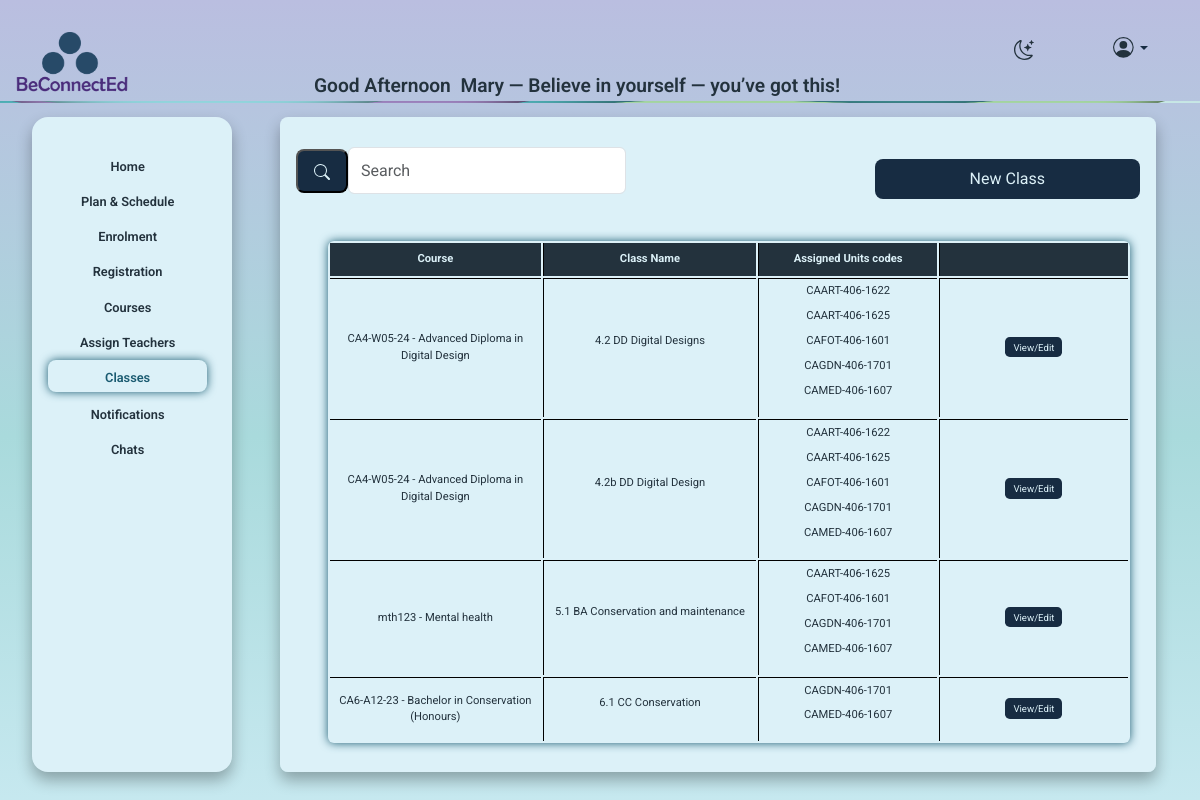
Screenshot of /classes_admin.php (signed in) with the database file from the repository.
### tables this page shows
CREATE TABLE `classes` (
  `class_id` int(11) NOT NULL,
  `class_name` varchar(255) DEFAULT NULL,
  `course_id` int(11) DEFAULT NULL
);

CREATE TABLE `course` (
  `course_id` int(11) NOT NULL,
  `course_name` varchar(255) DEFAULT NULL,
  `course_code` varchar(100) DEFAULT NULL,
  `institute_id` int(11) DEFAULT NULL,
  `is_active` tinyint(1) NOT NULL,
  `MQF_Level` int(50) DEFAULT NULL,
  `credits` int(50) NOT NULL,
  `duration` varchar(50) NOT NULL,
  `course_description` text NOT NULL
);

### includes/functions.php (called while the page is built, shortened)
<?PHP
function getClassesWithUnits($conn){
  $sql = "
    SELECT
      c.class_id,
      c.class_name,
      co.course_name,
      co.course_code,
      GROUP_CONCAT(u.unit_code ORDER BY u.unit_code SEPARATOR ', ') AS unit_codes
    FROM classes c
    LEFT JOIN course co ON co.course_id = c.course_id
    LEFT JOIN course_units cu ON cu.course_id = c.course_id
    LEFT JOIN unit u ON u.unit_id = cu.unit_id
    GROUP BY c.class_id, c.class_name, co.course_name, co.course_code
    ORDER BY c.class_name
  ";
  $stmt = mysqli_stmt_init($conn);
  if(!mysqli_stmt_prepare($stmt, $sql)){
    return false;
  }
  mysqli_stmt_execute($stmt);
  $result = mysqli_stmt_get_result($stmt);
  return $result;
}

### classes_admin.php (the view, shortened to what this page needs)
<?php
include "includes/nav.php";
require_once 'includes/users.php';
?>
<div class="container-fluid">
  <div class="row">
      <div class="col-lg-2 col-md-3 p-0">
          <?php include 'includes/menuadmin.php'; ?>
      </div>
    <div class="col-1"></div>
  <div class="col-lg-9 col-md-8">
      <div class="row">
        <div class="col-12">
            <div class="form_bg">
            <div class="row align-items-center">
                <div class="col-lg-5 col-md-6 col-sm-12">
                    <form class="d-flex">
                        <button class="search_button btn-outline-success my-3" type="submit">
                            <svg xmlns="http://www.w3.org/2000/svg" width="16" height="16" fill="currentColor" class="bi bi-search" viewBox="0 0 16 16">
                                <path d="M11.742 10.344a6.5 6.5 0 1 0-1.397 1.398h-.001q.044.06.098.115l3.85 3.85a1 1 0 0 0 1.415-1.414l-3.85-3.85a1 1 0 0 0-.115-.1zM12 6.5a5.5 5.5 0 1 1-11 0 5.5 5.5 0 0 1 11 0"/>
                            </svg>
                        </button>
                         <input class="form-control me-2" type="search" placeholder="Search" aria-label="Search">
                    </form>
                </div>
                    <div class="col-lg-4 col-md-4 col-sm-12 text-end ">
                    <button type="button" class="btn button" data-bs-toggle="modal" data-bs-target="#addNewClassModal">
                    New Class
                    </button>
                    </div>
<div class="col-lg-12 col-md-12 col-sm-12">
<table class="table_admin"  >
  <tr>
    <th>Course</th>
    <th>Class Name</th>
    <th>Assigned Units codes</th>
      <th></th>
  </tr>
  <?php
$result = getClassesWithUnits($conn);
if ($result) {
  while($row = mysqli_fetch_assoc($result)){
    echo '<tr>';
    echo '<td>' . htmlspecialchars(($row['course_code'] ?? '') . ' - ' . ($row['course_name'] ?? '')) . '</td>';
      echo '<td>';
  if (!empty($row['class_name'])) {
    $class = explode(', ', $row['class_name']);
    echo '<p class="mb-0 mt-1 ps-3">';
    foreach ($class as $class) {
      echo '<p >' . htmlspecialchars($class) . '</p>';
    }
    echo '</p>';
  } else {
    echo '—';
  }
  echo '</td>';
 echo '<td>';
  if (!empty($row['unit_codes'])) {
    $codes = explode(', ', $row['unit_codes']);
    echo '<p class="mb-0 mt-1 ps-3">';
    foreach ($codes as $code) {
      echo '<p >' . htmlspecialchars($code) . '</p>';
    }
    echo '</p>';
  } else {
    echo '—';
  }
  echo '</td>';
    echo '<td class="text-center">
<a href="edit_class.php?class_id=' . (int)$row['class_id'] . '" class="button_table">View/Edit</a>
          </td>';
    echo '</tr>';
  }
}
  ?>
                    </table>
                </div>
            </div>
        </div>
    </div>
   </div>
  </div>
</div>

### css/style.css (style rules this page uses)
:root { --base-color: linear-gradient(to bottom, #babee0, #a9dadc, #ccebf3); --base-variant: #dcf1f8; --text-color: #23323d; --secondary-text: #1a5b71; --button-color: #172c42; --hover-button: #1a5b71; }
body { margin-top:2rem; padding: 0; min-height: 92vh; background: var(--base-color); background-attachment: fixed; font-family: Roboto, "Helvetica Neue", Helvetica, sans-serif; width: 100%; overflow: hidden; overflow-x: hidden; }
.form_bg { box-shadow:0 8px 15px 0 #0000004d; color: var(--secondary-text); border-radius: .5rem; background-color: var(--base-variant); width: 100%; margin-top: 1rem; margin-left: -2rem; min-height: 75vh; max-height: 75vh; padding: 1rem; text-align: center; overflow-y: auto; overflow-x: auto; display: flex; flex-direction: column; justify-content: top; }
.table_admin { color: var(--text-color); }
.table_admin p { line-height: .8; }
td { text-align: center; width: 1rem; }
.form-control { width: 100% !important; margin: .9rem .9rem .9rem 0rem; }
.button { width: 100% !important; text-decoration: none; color: var( --base-variant); border-radius: .5rem; margin-top: 1rem; padding: .5rem 1rem .5rem 1rem; background-color:var(--button-color); }
button.button, a.button { width: 100%; text-decoration: none; color: var(--base-variant); border-radius: .5rem; margin-top: 1rem; padding: .5rem 1rem; background-color: var(--button-color); border: none; display: block; text-align: center; }
.search_button { text-decoration: none; color: var( --base-variant); border-radius: .5rem; margin-top: 1rem; padding: .5rem 1rem .5rem 1rem; background-color:var(--button-color); }
.button_table { font-size: .6rem; text-decoration: none; color: var( --base-variant); background-color:var(--button-color); border-radius: .3rem; padding: .3rem .5rem .3rem .5rem; align-content: center !important; width: 100vh !important; }
table { border-collapse:separate; border-radius:6px; margin: 2rem; box-shadow: 0 0 10px var(--secondary-text); padding: 0%; width: 95% !important; }
td, th { border-left:solid black 1px; border-top:solid black 1px; }
td { padding: .3rem; font-size: .7rem; }
th { background-color: var(--text-color); padding: .5rem; border-top: none; color: var(--base-variant); font-size: .7rem; }
td:first-child, th:first-child { border-left: none; }

### rows the page displays
classes: course.course_name "CA4-W05-24 - Advanced Diploma in Digital Design", class_name "4.2 DD Digital Designs", code "CAART-406-1622", code "CAART-406-1625", code "CAFOT-406-1601", code "CAGDN-406-1701", code "CAMED-406-1607"
classes: course.course_name "CA4-W05-24 - Advanced Diploma in Digital Design", class_name "4.2b DD Digital Design", code "CAART-406-1622", code "CAART-406-1625", code "CAFOT-406-1601", code "CAGDN-406-1701", code "CAMED-406-1607"
classes: course.course_name "mth123 - Mental health", class_name "5.1 BA Conservation and maintenance", code "CAART-406-1625", code "CAFOT-406-1601", code "CAGDN-406-1701", code "CAMED-406-1607"
classes: course.course_name "CA6-A12-23 - Bachelor in Conservation (Honours)", class_name "6.1 CC Conservation", code "CAGDN-406-1701", code "CAMED-406-1607"

### other values shown
$first . ' ' . $last "Mary"
